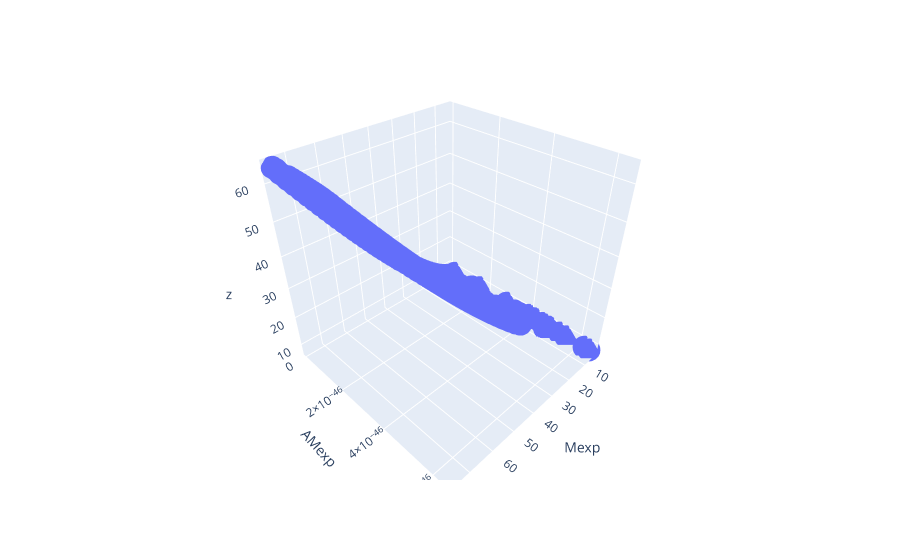

The code cell stored with this chart in its notebook:
### Code cell
#  fit 
px.scatter_3d(df_temp, x='Mexp', y='AMexp', z = prediction)

### Figure 1 — Plotly figure (JSON) as saved in the notebook; plotly's stock layout.template omitted (floating-point values rounded to 4 significant figures; data arrays with more than 128 entries replaced by an {"elided": "..."} marker saying what was removed)
{"data": [{"hovertemplate": "Mexp=%{x}<br>AMexp=%{y}<br>z=%{z}<extra></extra>", "legendgroup": "", "marker": {"color": "#636efa", "symbol": "circle"}, "mode": "markers", "name": "", "scene": "scene", "showlegend": false, "type": "scatter3d", "x": {"elided": "829 float values"}, "y": {"elided": "829 float values"}, "z": {"elided": "829 float values"}}], "layout": {"legend": {"tracegroupgap": 0}, "margin": {"t": 60}, "scene": {"domain": {"x": [0, 1], "y": [0, 1]}, "xaxis": {"title": {"text": "Mexp"}}, "yaxis": {"title": {"text": "AMexp"}}, "zaxis": {"title": {"text": "z"}}}}}
